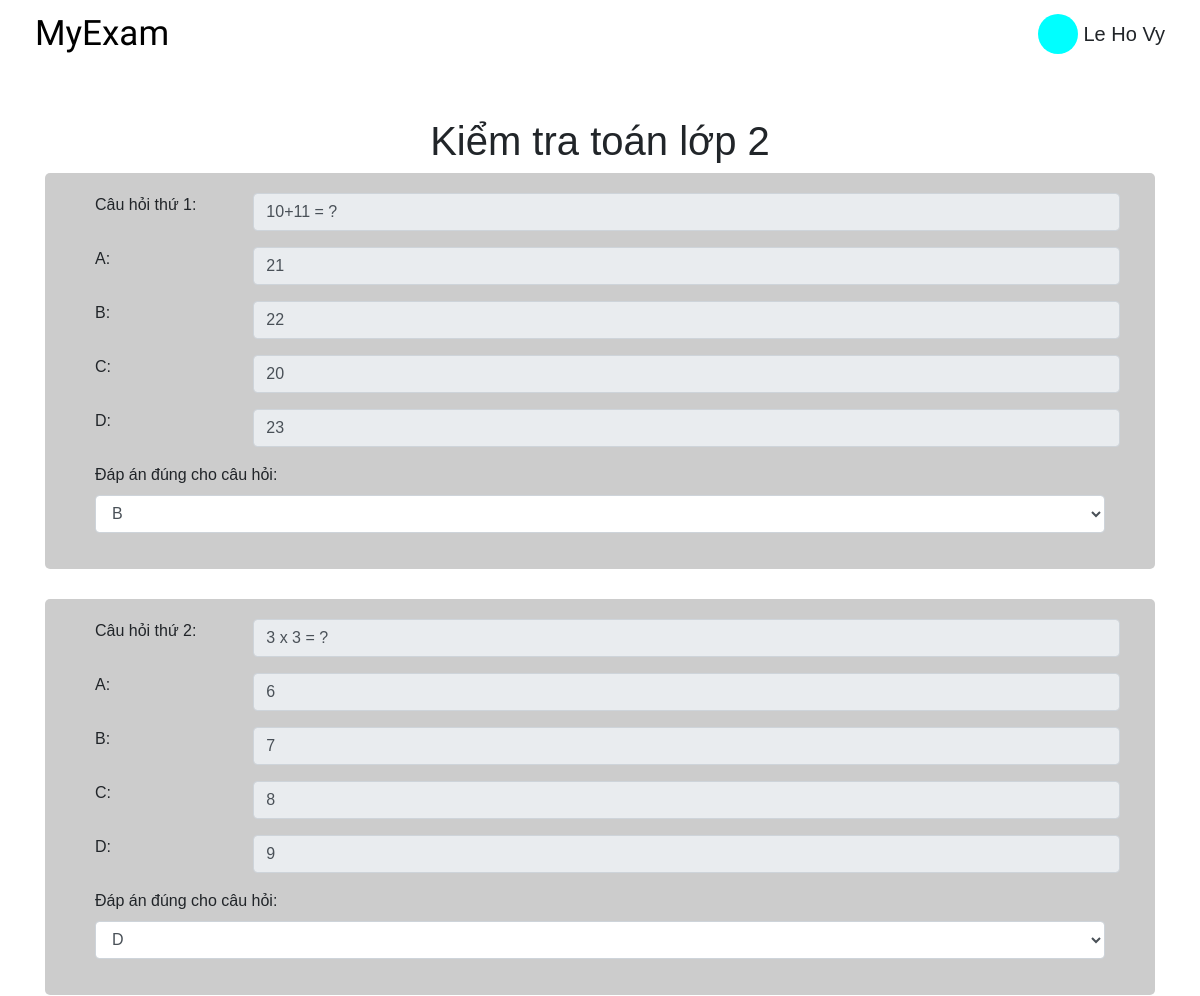
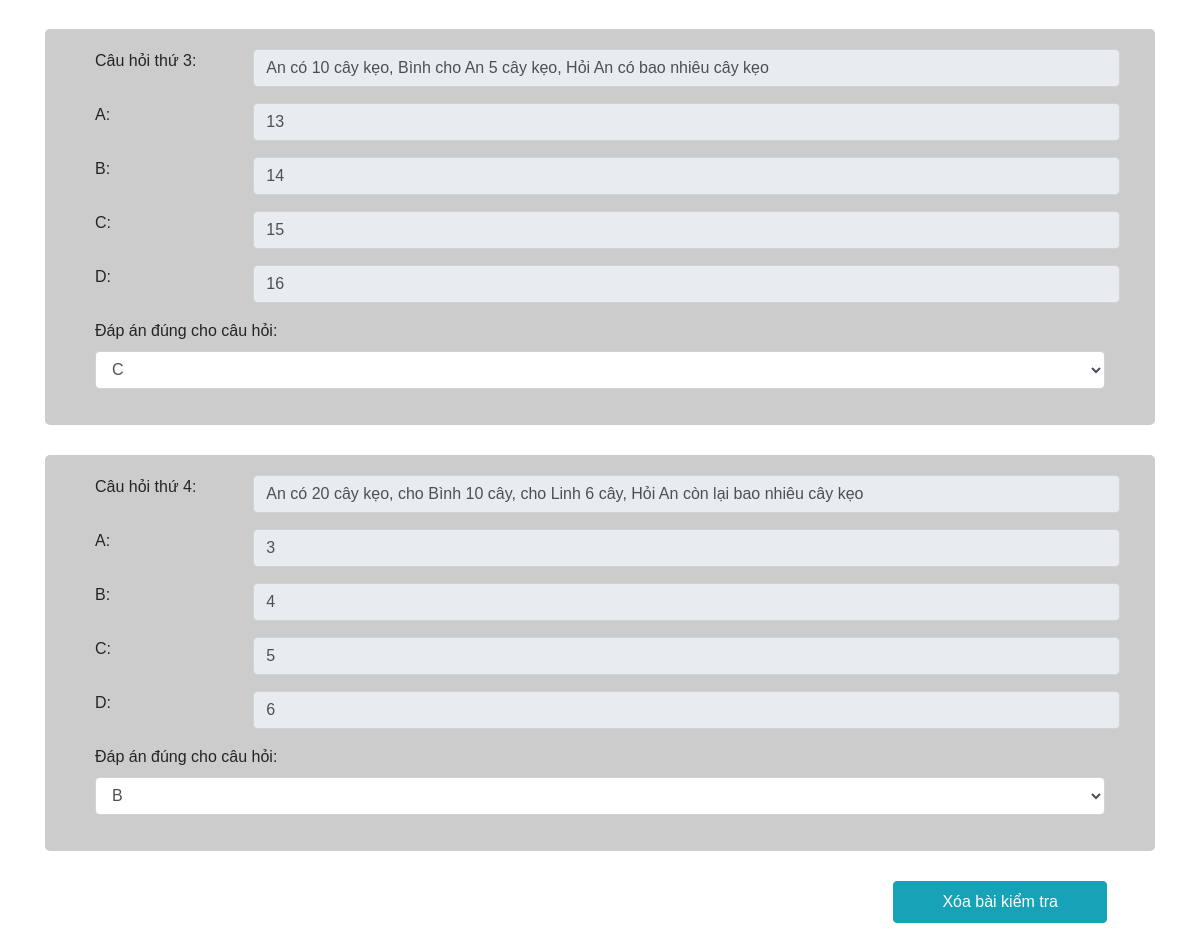
/home/user=levy/exam=Kiểm tra toán lớp 2/list-question, run on the app's committed database (2 pictures, top to bottom).
### home/models.py (models this page shows, shortened)
class Exam(models.Model):
    key = models.ForeignKey( User ,on_delete = models.CASCADE)
    examName = models.CharField(max_length= 200, default= "")
    dateCreate = models.DateField(default = datetime.now,blank = True, editable = False)

class Question(models.Model):
    key = models.ForeignKey(Exam, on_delete= models.CASCADE)
    question = models.TextField(default= "")
    answerA = models.TextField(default= "")
    answerB = models.TextField(default= "")
    answerC = models.TextField(default= "")
    answerD = models.TextField(default= "")
    corrAns = models.CharField(max_length=1,default="")
    name = "{} | {} | {} | {} | {} | {}"

### home/views.py (the view)
# urls.py: path('home/user=<str:user>/exam=<str:exam>/list-question', views.list_question, name= "list-question"),
def list_question(request, user, exam):
    print("exam= " + exam)
    user = User.objects.get(username=user)
    exam = Exam.objects.get(examName=exam)
    questions = Question.objects.filter(key=exam, key__key=user)
    return render(request, "home/list-question.html",{"user":user,"questions": questions, "exam": exam})

### home/templates/home/list-question.html (shortened to what this page needs)
{% extends "home/base/base-home.html" %}
{% block name %}
    {{ user.first_name }} {{ user.last_name }}
{% endblock %}
{% block my-home %}
    {% url 'home' user.username %}
{% endblock %}
{% block content %}
    <div class="container py-5">
        <h1 class="text-center">{{ exam.examName}}</h1>
        {% for question in questions %}
        <div class = "ques-box">
            <div class="form-group row">
                <label class="col-lg-2 col-md-0">Câu hỏi thứ {{ forloop.counter}}: </label>
                <input type="text" name="question" value = "{{question.question}}" readonly class="form-control col-lg-10 col-md-12" placeholder="Nhập câu hỏi: ">
            </div>
            <div class="form-group row">
                <label class="col-lg-2 col-md-0">A: </label>
                <input type="text" name="answerA" value = "{{question.answerA}}" readonly class="form-control col-lg-10 col-md-12" placeholder="Nhập câu trả lời thứ nhất: ">
            </div>
            <div class="form-group row">
                <label class="col-lg-2 col-md-0">B: </label>
                <input type="text" name="answerB" value = "{{question.answerB}}" readonly class="form-control col-lg-10 col-md-12" placehthứ hai: ">
            </div>
            <div class = "form-group row">
                <label class="col-lg-2 col-md-0">C: </label>
                <input type="text" name="answerC" value = "{{question.answerC}}" readonly class="form-control col-lg-10 col-md-12" placeholder="Nhập câu trả lời thứ ba: ">
            </div>
            <div class = "form-group row">
                <label class="col-lg-2 col-md-0">D: </label>
                <input type="text" name="answerD" value = "{{question.answerD}}" readonly class="form-control col-lg-10 col-md-12" placeholder="Nhập câu trả lời thứ tư: ">
            </div>
            <div class="form-group">
                <label for="sel1">Đáp án đúng cho câu hỏi:</label>
                <select class="form-control" name = "answer" id="sel1" aria-readonly="true">
                    <option value = "{{question.corrAns}}">{{question.corrAns}}</option>
                </select>
            </div>
        </div>
        {% endfor %}
        <div class="d-flex justify-content-end px-5">
            <a class = "btn btn-info px-5 py-2" href="{% url 'delete-test' user.username exam.examName %}">Xóa bài kiểm tra</a>
        </div>
    </div>
{% endblock %}

### home/static/home/css/style.css (style rules this page uses)
:root { --color-primary-light:#00e8e8; }
* { font-family: Arial, Helvetica, sans-serif; margin:0; padding:0; box-sizing: border-box; }
.ques-box { background-color: #ccc; border-radius: 5px; padding:20px 50px; position: relative; }
.ques-box:not(:last-child) { margin-bottom: 30px; }

### data on the page
Exam: examName "Kiểm tra toán lớp 2"
Question: question "10+11 = ?", answerA "21", answerB "22", answerC "20", answerD "23", answer "B"
Question: question "3 x 3 = ?", answerA "6", answerB "7", answerC "8", answerD "9", answer "D"
Question: question "An có 10 cây kẹo, Bình cho An 5 cây kẹo, Hỏi An có bao nhiêu cây kẹo", answerA "13", answerB "14", answerC "15", answerD "16", answer "C"
Question: question "An có 20 cây kẹo, cho Bình 10 cây, cho Linh 6 cây, Hỏi An còn lại bao nhiêu cây kẹo", answerA "3", answerB "4", answerC "5", answerD "6", answer "B"

### other printed values
{{ user.first_name }} "Le Ho"
{{ user.last_name }} "Vy"
